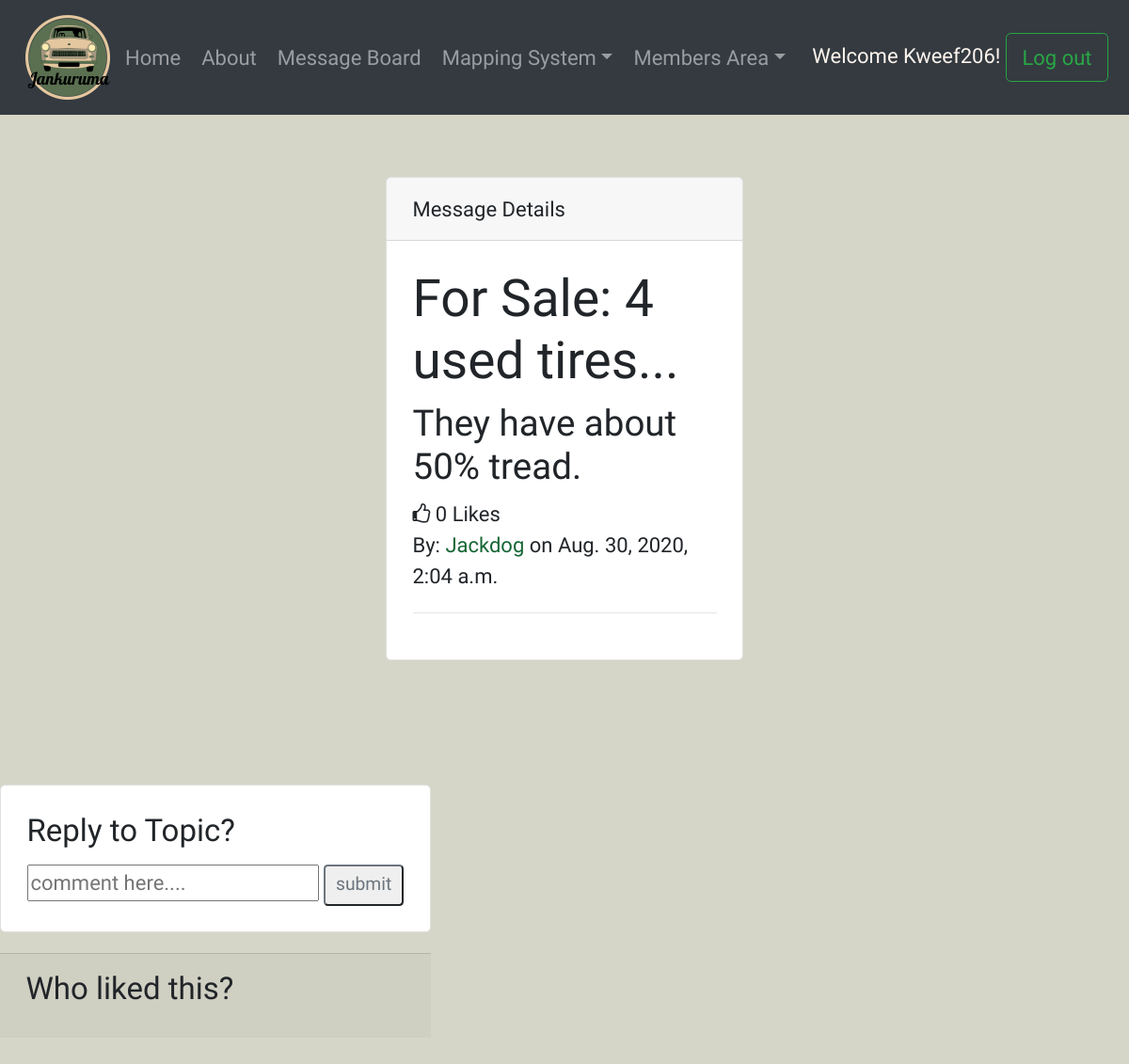
Page /vroom/message_page/5 (signed in) on the earlier database version.
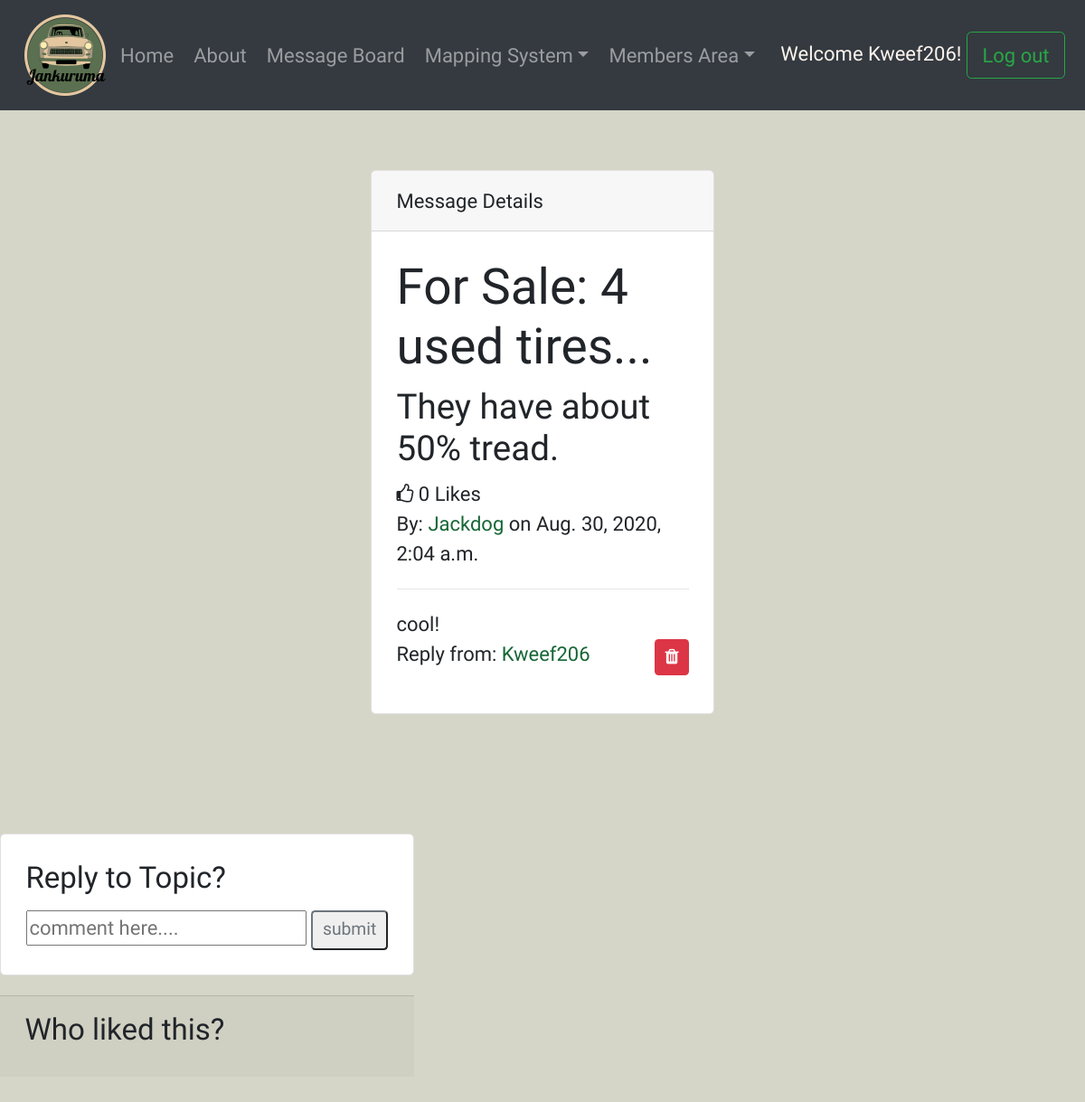
Same page on the later database version.
### Dashboard/models.py (models this page shows)
class Comment(models.Model):
    comment = models.CharField(max_length=255)
    author = models.ForeignKey(User, related_name='user_comments', on_delete=models.CASCADE)
    message_post = models.ForeignKey(Post, related_name="post_comments", on_delete=models.CASCADE)

### log_reg_app/models.py (models this page shows, shortened)
class User(models.Model):
    username = models.CharField(max_length=255)
    first_name = models.CharField(max_length=255)
    last_name = models.CharField(max_length=255)
    bio = models.CharField(max_length=255, null=True)
    email = models.EmailField(unique=True)
    password = models.CharField(max_length=255)
    profile_pic = models.CharField(max_length=255, null=True)
    car_pic = models.CharField(max_length=255, null=True)
    year = models.CharField(max_length=255, null=True)
    make = models.CharField(max_length=255, null=True)
    model = models.CharField(max_length=255, null=True)
    created_at = models.DateTimeField(auto_now_add=True)
    updated_at = models.DateTimeField(auto_now=True)
    objects = UserManager()

### Dashboard/views.py (the view)
# urls.py: path('message_page/<int:id>', views.message_page, name="message_page"),
def message_page(request, id):
    if 'user_id' not in request.session:
        return redirect ('/')
    else:
        current_post = Post.objects.get(id=id)
        liked_by = current_post.user_likes.all()
        context = {
            'user': User.objects.get(id=request.session['user_id']),
            'post': Post.objects.order_by('-updated_at'),
            'posts': Post.objects.get(id=id),
            'current_post': Post.objects.get(id=id),
            'liked_by' : liked_by
        }
        return render (request, 'message_page.html', context)

### Dashboard/templates/message_page.html (shortened to what the changed rows need)
<!DOCTYPE html>
<html lang="en">
<head>
    <link rel="stylesheet" href="https://cdnjs.cloudflare.com/ajax/libs/font-awesome/4.7.0/css/font-awesome.min.css">
    <link href="https://stackpath.bootstrapcdn.com/bootstrap/4.5.0/css/bootstrap.min.css" rel="stylesheet"
>
    {% load static %}
    <link rel="stylesheet" type="text/css" href="{% static 'css/message_board.css' %}">
</head>
<body>
    <div class="row">
        <div class="col-lg-4 mt-5 mb-5">
            <div class="card">
                <div class="card-body box-element">
                    <div class="messages">
                        <h1 class="mess_page_header">{{ posts.title }}</h1>
                        <h3 class="mess_page_header">{{ posts.content }}</h3>
                        <i class="fa fa-thumbs-o-up"></i><span> {{ posts.user_likes.count }} Likes</span>
                        <p>By: <a href="/vroom/user_profile/{{posts.author.id}}">{{ posts.author.username }}</a> on
                            {{ posts.created_at }}</p>
                        <hr>
                        {% for comment in posts.post_comments.all %}
                        <p>{{comment.comment}}<br> Reply from: <a
                                href="/vroom/user_profile/{{comment.author.id}}">{{comment.author.username}}</a>
                            {% if comment.author.id == request.session.user_id %}
                            <a href="/vroom/delete/{{comment.id}}"><i class="fa fa-trash btn-sm btn-danger float-right"
                                    aria-hidden="true"></i></a>
                            {% endif %}
                            {% endfor %}
                    </div>
                </div>
            </div>
        </div>
            <aside>
                  <div id="side" class="col-12 col-col-xl-3">
                       <div class="row">
                           <div class="col-12 col-sm-6 col-xl-12">
                               <div class="card mt-5 mb-3 mb-sm-0 mb-xl-3">
                                   <div class="card-body">
                                       <h2 class="h4 card-title">Reply to Topic?</h2>
                                   </div>
                               </div>
                               <div class="card-footer">
                                   <h2 class="h4 card-title">Who liked this?</h2>
                               </div>
                           </div>
                       </div>
                   </div>
           </div>
</body>
</html>

Differences in the rows shown:
added Comment: comment "cool!", author.username "Kweef206"
